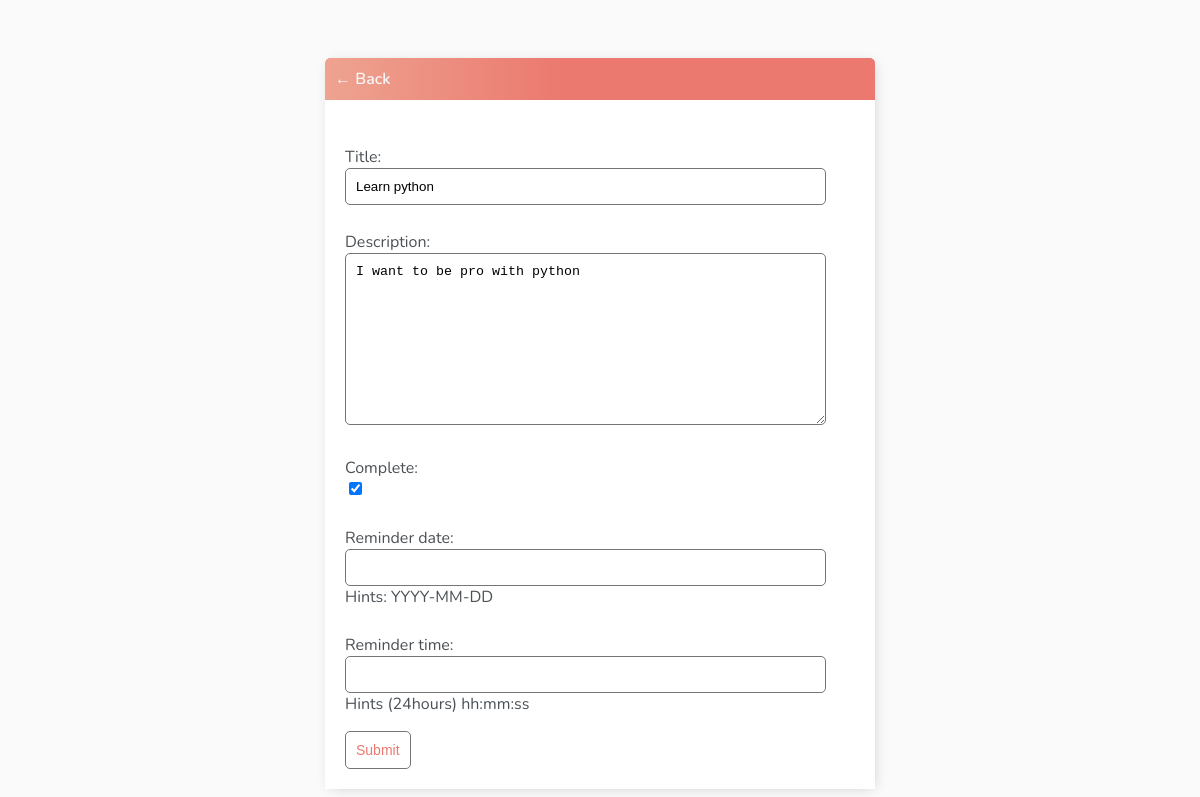
Screenshot of /task-update/2 (signed in) with the database file from the repository.
### base/models.py (models this page shows, shortened)
class Task(models.Model):
    user = models.ForeignKey(User, on_delete=models.CASCADE, null=True,blank=True)
    title = models.CharField(max_length=200)
    description = models.TextField(null= True,blank = True)
    complete = models.BooleanField(default=False)
    create = models.DateTimeField(auto_now_add=True)
    reminder_date = models.DateField(null=True, blank=True, help_text=" Hints: YYYY-MM-DD")
    reminder_time = models.TimeField(null=True, blank=True,help_text="Hints (24hours) hh:mm:ss  ")
    class Meta:
        ordering = ['complete']

### base/views.py (the view)
# urls.py: path('task-update/<int:pk>',TaskUpdate.as_view(), name='task-update'),
class TaskUpdate(LoginRequiredMixin,UpdateView):
    model=Task
    fields = ['title','description','complete','reminder_date','reminder_time']
    success_url = reverse_lazy('tasks')

### base/templates/base/task_form.html (shortened to what this page needs)
{% extends 'base/main.html' %}
{% block content%}
<div class="header-bar">
    <a href="{% url 'tasks' %}">&#8592; Back</a>
</div>
<div class="card-body">
    <form method="POST" action="">
        {{form.as_p}}
        <input class="button" type="submit" value="Submit">
    </form>
</div>
{% endblock content%}

### base/templates/base/main.html (style rules this page uses)
body { background-color: #FAFAFA; font-family: 'Nunito', sans-serif; padding-top: 50px; }
h1, h2, h3, h4, h5, h6, { font-family: 'Raleway', sans-serif; }
a, p { color: #4b5156 }
a { font-weight: 600; }
input { outline: none; border: none; }
.header-bar { display: flex; justify-content: space-between; color: #fff; padding: 10px; border-radius: 5px 5px 0 0; background: linear-gradient(90deg, #EEA390 0%, #EB796F 43%, #EB796F 100%); }
.header-bar a { color: rgb(247, 247, 247); text-decoration: none; }
input[type=text], input[type=password], textarea { border: 1px solid #757575; border-radius: 5px; padding: 10px; width: 90%; }
label { padding-top: 10px !important; display: block; }
::placeholder { font-weight: 300; opacity: 0.5; }
.button { border: 1px solid #757575; background-color: #FFF; color: #EB796F; padding: 10px; font-size: 14px; border-radius: 5px; cursor: pointer; text-decoration: none; }
.card-body { padding: 20px; }

### rows the page displays
Task: title "Learn python", description "I want to be pro with python", complete "☑"
